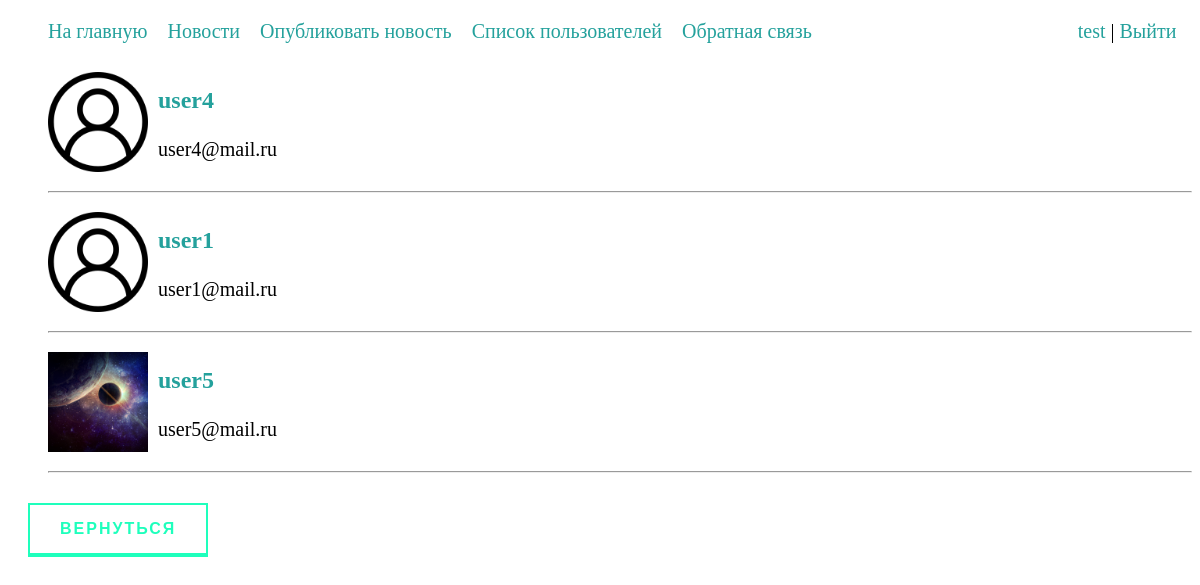
The page /account/subscriptions/?usid=1 (signed in) on the database its author committed.
### news/models.py (models this page shows)
class UserFollowing(models.Model):
    user = models.ForeignKey(User, related_name="following", on_delete=models.CASCADE, null=True)
    following_user = models.ForeignKey(User, related_name="followers", on_delete=models.CASCADE, null=True)

### account/models.py (models this page shows, shortened)
class Profile(models.Model):
    user = models.OneToOneField(User, null=True, on_delete=models.CASCADE)
    about = models.TextField(null=True, blank=True)
    profile_pic = models.ImageField(null=True, blank=True, upload_to="photos/", default="photos/user.png",
                                    verbose_name='Фотография пользователя')
    class Meta:
        verbose_name = 'Профиль'
        verbose_name_plural = 'Профили'
        ordering = ['id']
    def get_absolute_url(self):
        return reverse('profile', kwargs={'profile_id': self.pk})

### account/views.py (the view)
# urls.py: path('subscriptions/', Subs.as_view(), name='subs'),
class Subs(LoginRequiredMixin, DataMixin, ListView):
    model = UserFollowing
    template_name = 'account/subs.html'
    context_object_name = 'subs'
    paginate_by = 5
    def get_context_data(self, *,object_list=None, **kwargs):
        context = super().get_context_data(**kwargs)
        context['profile_usid'] = Profile.objects.select_related('user').get(user_id=self.request.GET.get('usid'))
        mix_def = self.get_user_context(title='Подписки ' + User.objects.select_related('profile')
                                        .get(id=self.request.GET.get('usid'))
                                        .username)
        return dict(list(context.items()) + list(mix_def.items()))
    def get_queryset(self):
        return UserFollowing.objects\
            .filter(following_user_id=self.request.GET.get('usid'))\
            .select_related('following_user', 'user', 'user__profile')

### account/utils.py (called while the page is built)
    def get_user_context(self, **kwargs):
        context = kwargs
        cats = Category.objects.all()
        context['menu'] = menu
        context['cats'] = cats
        return context

### first_project/context_processors.py (called while the page is built)
def menu_proc(request):
    return {'menu': menu}

### account/templates/account/subs.html (shortened to what this page needs)
{% extends 'news/base.html' %}
{% load static %}
{% block content %}
<ul class="user-list">
{% for s in subs %}
    <li>
            <div class="user-in-list">
                <img src="{{ s.user.profile.profile_pic.url }}" class="avatar_for_list" alt="avatar">
                <div>
                    <p style="font-size: 24px;"><a href="{{ s.user.profile.get_absolute_url }}"><b>{{ s.user.username }}</b></a></p>
                    <p>{{ s.user.email }}</p>
                </div>
            </div>
        </li>
    <hr>
{% endfor %}
</ul>
<a href="{% url 'profile' profile_id=profile_usid.id %}" class="animated-button">Вернуться</a>
{% endblock %}

### news/templates/news/base.html (shortened to what this page needs)
{% load static %}
<!DOCTYPE html>
<html lang="en">
<head>
    <link rel='stylesheet' type='text/css' href="{% static 'news/css/styles.css' %}" />
</head>
<body>
{% block mainmenu %}
<ul class="head">
    {% for m in menu %}
    <li><a href="{% url m.url_name %}">{{m.title}}</a></li>
    {% endfor %}
    {% if request.user.is_authenticated %}
            <li class="headLogin"><a href="{% url 'profile' profile_id=user.profile.id %}">{{ user.username }}</a> | <a href="{% url 'logout' %}">Выйти</a></li>
    {% else %}
        <li class="headLogin"><a href="{% url 'register' %}">Регистрация</a> | <a href="{% url 'login' %}">Вход</a></li>
    {% endif %}
</ul>
{% endblock mainmenu %}
{% block content %}
{% endblock %}
</body>
</html>

### news/static/news/css/styles.css (style rules this page uses)
a:active, a:hover, a { text-decoration: none; color: #24a19c; }
.animated-button { text-decoration: none; display: inline-block; margin: 10px 20px; padding: 15px 30px; overflow: hidden; border: 2px solid; border-bottom-width: 4px; font-family: 'Montserrat', sans-serif; text-transform: uppercase; font-weight: bold; letter-spacing: 2px; color: rgba(30, 255, 188, 1); background: rgba(255, 255, 255, 1); transition: color .3s, background .5s; }
.head { width: 97%; display: flex; font-size: 20px; }
.head li { display: inline; margin-right: 20px; }
.headLogin { margin-left: auto; margin-right: 0em; }
.user-list { font-size: 20px; list-style-type: none; }
.user-in-list { display: flex; justify-content: flex-start; align-items: center; }
.avatar_for_list { height: 100px; width: 100px; margin-right: 10px; }

### rows shown on the page
UserFollowing: user.profile.profile_pic (placeholder picture), user.username "user4", user.email "user4@mail.ru"
UserFollowing: user.profile.profile_pic (placeholder picture), user.username "user1", user.email "user1@mail.ru"
UserFollowing: user.profile.profile_pic (picture), user.username "user5", user.email "user5@mail.ru"

### other values the page prints
{{ m.title }} "На главную" "Новости" "Опубликовать новость" "Список пользователей" "Обратная связь"
{{ user.username }} "test"
